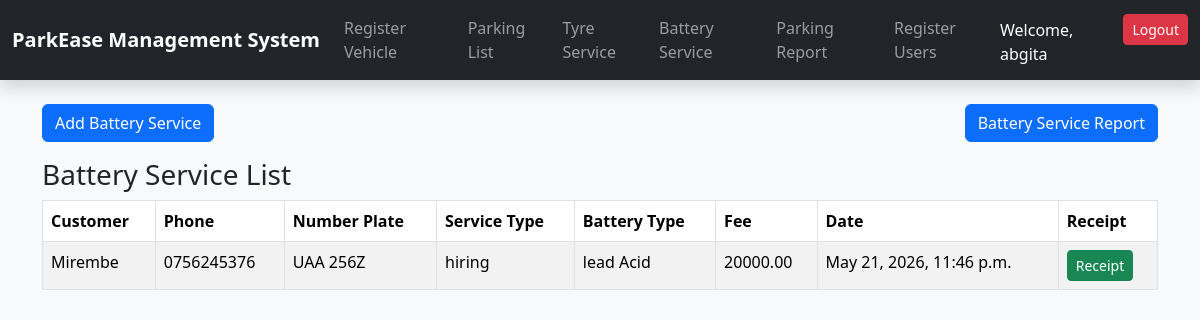
The page /battery/list/ (signed in) on the database its author committed.
### battery/models.py (models this page shows)
class BatteryService(models.Model):
    SERVICE_CHOICES = [
        ('hiring', 'Hiring'),
        ('buying', 'Buying'),
    ]
    customer_name = models.CharField(max_length=100)
    number_plate = models.CharField(max_length=20)
    phone_number = models.CharField(max_length=15)
    battery_type = models.CharField(max_length=50)
    service_type = models.CharField(max_length=20, choices=SERVICE_CHOICES)
    service_fee = models.DecimalField(max_digits=10, decimal_places=2)
    date_time = models.DateTimeField(auto_now_add=True)

### battery/views.py (the view)
# urls.py: path("list/", views.battery_service_list, name="battery_service_list"),
@login_required
def battery_service_list(request):
    services = BatteryService.objects.all().order_by("-date_time")
    return render(request, "battery_service_list.html", {"services": services})

### battery/templates/battery_service_list.html (shortened to what this page needs)
{% extends "base.html" %}
{% block content %}
<div class="container mt-4">
    <div class="d-flex justify-content-between mb-3">
        <a href="{% url 'battery_service_form' %}" class="btn btn-primary">Add Battery Service</a>
         <a href="{% url 'battery_report' %}" class="btn btn-primary">Battery Service Report</a>
    </div>
    <h3>Battery Service List</h3>
    <table class="table table-bordered table-striped">
        <thead>
            <tr>
                <th>Customer</th>
                <th>Phone</th>
                <th>Number Plate</th>
                <th>Service Type</th>
                <th>Battery Type</th>
                <th>Fee</th>
                <th>Date</th>
                <th>Receipt</th>
            </tr>
        </thead>
        <tbody>
            {% for service in services %}
            <tr>
                <td>{{ service.customer_name }}</td>
                <td>{{ service.phone_number }}</td>
                <td>{{ service.number_plate }}</td>
                <td>{{ service.service_type }}</td>
                <td>{{ service.battery_type }}</td>
                <td>{{ service.service_fee }}</td>
                <td>{{ service.date_time }}</td>
                <td>
                    <a href="{% url 'battery_receipt' service.id %}" class="btn btn-sm btn-success">Receipt</a>
                </td>
            </tr>
            {% empty %}
            <tr>
                <td colspan="8">No battery services recorded yet.</td>
            </tr>
            {% endfor %}
        </tbody>
    </table>
</div>
{% endblock %}

### templates/navs.html (shortened to what this page needs)
<nav class="navbar navbar-expand-lg navbar-dark bg-dark shadow">
    <div class="container-fluid">
        <a class="navbar-brand fw-bold" href="{% url 'parking_list' %}">
            ParkEase Management System
        </a>
        <div class="collapse navbar-collapse" id="navbarNav">
            <ul class="navbar-nav">
                {% if user.groups.all.0.name == 'parking_attendant' or user.is_superuser %}
                <li class="nav-item">
                    <a class="nav-link" href="{% url 'parking_form' %}">Register Vehicle</a>
                </li>
                <li class="nav-item">
                    <a class="nav-link" href="{% url 'parking_list' %}">Parking List</a>
                </li>
                {% endif %}
                {% if user.groups.all.0.name == 'section_manager' or user.is_superuser %}
                <li class="nav-item">
                    <a class="nav-link" href="{% url 'tyre_service_list' %}">Tyre Service</a>
                </li>
                <li class="nav-item">
                    <a class="nav-link" href="{% url 'battery_service_list' %}">Battery Service</a>
                </li>
                {% endif %}
                {% if user.groups.all.0.name == 'admin' or user.is_superuser %}
                <li class="nav-item">
                    <a class="nav-link" href="{% url 'parking_report' %}">Parking Report</a>
                </li>
                <li class="nav-item">
                    <a class="nav-link" href="{% url 'register' %}">Register Users</a>
                </li>
                {% endif %}
            </ul>
            <ul class="navbar-nav ms-auto">
                {% if user.is_authenticated %}
                <li class="nav-item mt-1 me-3 text-white">
                    Welcome, {{ user.username }}
                </li>
                <li class="nav-item">
                    <form action="{% url 'logout' %}" method="POST">
                        <button type="submit" class="btn btn-danger btn-sm">
                            Logout
                        </button>
                    </form>
                </li>
                {% endif %}
            </ul>
        </div>
    </div>
</nav>

### rows shown on the page
BatteryService: customer_name "Mirembe", phone_number "0756245376", number_plate "UAA 256Z", service_type "hiring", battery_type "lead Acid", service_fee "20000.00", date_time "May 21, 2026, 11:46 p.m."

### other values the page prints
{{ user.username }} "abgita"
